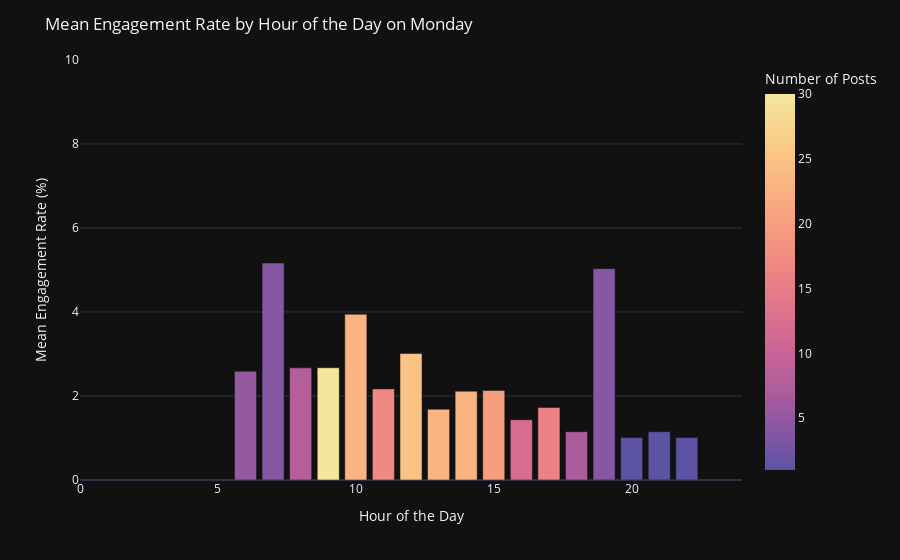
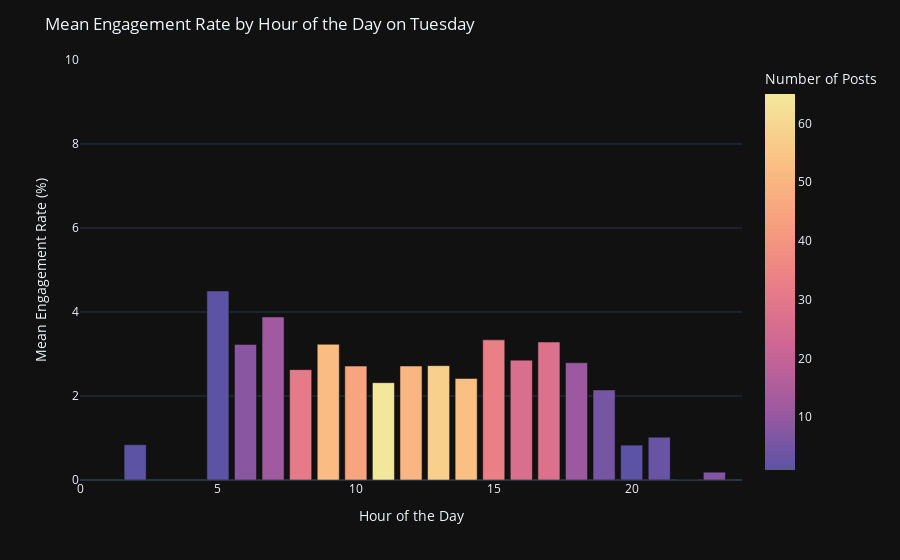
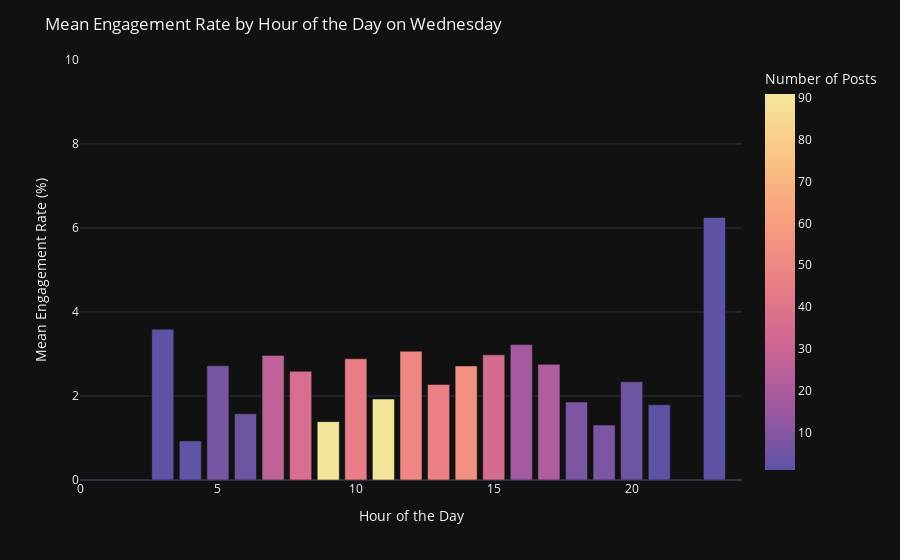

Notebook code cell kept with these figures, in order:
### Code cell
# plot 7 graphs of the mean engagement rate for each hour of the day, one for each day of the week

days = ['Monday', 'Tuesday', 'Wednesday', 'Thursday', 'Friday', 'Saturday', 'Sunday']

for day in days:
    fig = px.bar(hour_day_df[hour_day_df['Day'] == day], x='Hour', y=ENGAGEMENT_RATE, color=NUMBER_OF_POSTS, color_continuous_scale=COLOR)
    fig.update_layout(title='Mean Engagement Rate by Hour of the Day on {0}'.format(day), xaxis_title='Hour of the Day', yaxis_title='Mean Engagement Rate (%)', yaxis_range=[0, 10], xaxis_range=[0,24])
    fig.show()

### Figure 1 — Plotly figure (JSON) as saved in the notebook; plotly's stock layout.template omitted (floating-point values rounded to 4 significant figures)
{"data": [{"alignmentgroup": "True", "hovertemplate": "Hour=%{x}<br>Engagement Rate=%{y}<br>Number of Posts=%{marker.color}<extra></extra>", "legendgroup": "", "marker": {"color": [5, 4, 8, 30, 23, 17, 25, 23, 23, 20, 12, 16, 7, 4, 1, 1, 1], "coloraxis": "coloraxis", "pattern": {"shape": ""}}, "name": "", "offsetgroup": "", "orientation": "v", "showlegend": false, "textposition": "auto", "type": "bar", "x": [6, 7, 8, 9, 10, 11, 12, 13, 14, 15, 16, 17, 18, 19, 20, 21, 22], "xaxis": "x", "y": [2.59, 5.165, 2.67, 2.673, 3.947, 2.169, 3.01, 1.685, 2.114, 2.132, 1.436, 1.728, 1.15, 5.032, 1.01, 1.15, 1.01], "yaxis": "y"}], "layout": {"barmode": "relative", "coloraxis": {"colorbar": {"title": {"text": "Number of Posts"}}, "colorscale": [[0, "rgb(92, 83, 165)"], [0.1667, "rgb(160, 89, 160)"], [0.3333, "rgb(206, 102, 147)"], [0.5, "rgb(235, 127, 134)"], [0.6667, "rgb(248, 160, 126)"], [0.8333, "rgb(250, 196, 132)"], [1, "rgb(243, 231, 155)"]]}, "legend": {"tracegroupgap": 0}, "margin": {"t": 60}, "title": {"text": "Mean Engagement Rate by Hour of the Day on Monday"}, "xaxis": {"anchor": "y", "domain": [0, 1], "range": [0, 24], "title": {"text": "Hour of the Day"}}, "yaxis": {"anchor": "x", "domain": [0, 1], "range": [0, 10], "title": {"text": "Mean Engagement Rate (%)"}}}}

### Figure 2 — Plotly figure (JSON) as saved in the notebook; plotly's stock layout.template omitted (floating-point values rounded to 4 significant figures)
{"data": [{"alignmentgroup": "True", "hovertemplate": "Hour=%{x}<br>Engagement Rate=%{y}<br>Number of Posts=%{marker.color}<extra></extra>", "legendgroup": "", "marker": {"color": [1, 1, 8, 12, 31, 52, 45, 65, 50, 58, 53, 33, 26, 27, 11, 5, 1, 3, 2, 7], "coloraxis": "coloraxis", "pattern": {"shape": ""}}, "name": "", "offsetgroup": "", "orientation": "v", "showlegend": false, "textposition": "auto", "type": "bar", "x": [2, 5, 6, 7, 8, 9, 10, 11, 12, 13, 14, 15, 16, 17, 18, 19, 20, 21, 22, 23], "xaxis": "x", "y": [0.84, 4.5, 3.229, 3.883, 2.628, 3.231, 2.713, 2.318, 2.714, 2.722, 2.418, 3.337, 2.854, 3.286, 2.792, 2.142, 0.83, 1.02, 0, 0.1857], "yaxis": "y"}], "layout": {"barmode": "relative", "coloraxis": {"colorbar": {"title": {"text": "Number of Posts"}}, "colorscale": [[0, "rgb(92, 83, 165)"], [0.1667, "rgb(160, 89, 160)"], [0.3333, "rgb(206, 102, 147)"], [0.5, "rgb(235, 127, 134)"], [0.6667, "rgb(248, 160, 126)"], [0.8333, "rgb(250, 196, 132)"], [1, "rgb(243, 231, 155)"]]}, "legend": {"tracegroupgap": 0}, "margin": {"t": 60}, "title": {"text": "Mean Engagement Rate by Hour of the Day on Tuesday"}, "xaxis": {"anchor": "y", "domain": [0, 1], "range": [0, 24], "title": {"text": "Hour of the Day"}}, "yaxis": {"anchor": "x", "domain": [0, 1], "range": [0, 10], "title": {"text": "Mean Engagement Rate (%)"}}}}

### Figure 3 — Plotly figure (JSON) as saved in the notebook; plotly's stock layout.template omitted (floating-point values rounded to 4 significant figures)
{"data": [{"alignmentgroup": "True", "hovertemplate": "Hour=%{x}<br>Engagement Rate=%{y}<br>Number of Posts=%{marker.color}<extra></extra>", "legendgroup": "", "marker": {"color": [1, 2, 7, 5, 26, 36, 91, 45, 90, 49, 46, 54, 34, 17, 21, 8, 8, 5, 1, 1], "coloraxis": "coloraxis", "pattern": {"shape": ""}}, "name": "", "offsetgroup": "", "orientation": "v", "showlegend": false, "textposition": "auto", "type": "bar", "x": [3, 4, 5, 6, 7, 8, 9, 10, 11, 12, 13, 14, 15, 16, 17, 18, 19, 20, 21, 23], "xaxis": "x", "y": [3.59, 0.93, 2.72, 1.578, 2.965, 2.588, 1.39, 2.886, 1.927, 3.066, 2.272, 2.715, 2.979, 3.224, 2.754, 1.856, 1.308, 2.34, 1.79, 6.25], "yaxis": "y"}], "layout": {"barmode": "relative", "coloraxis": {"colorbar": {"title": {"text": "Number of Posts"}}, "colorscale": [[0, "rgb(92, 83, 165)"], [0.1667, "rgb(160, 89, 160)"], [0.3333, "rgb(206, 102, 147)"], [0.5, "rgb(235, 127, 134)"], [0.6667, "rgb(248, 160, 126)"], [0.8333, "rgb(250, 196, 132)"], [1, "rgb(243, 231, 155)"]]}, "legend": {"tracegroupgap": 0}, "margin": {"t": 60}, "title": {"text": "Mean Engagement Rate by Hour of the Day on Wednesday"}, "xaxis": {"anchor": "y", "domain": [0, 1], "range": [0, 24], "title": {"text": "Hour of the Day"}}, "yaxis": {"anchor": "x", "domain": [0, 1], "range": [0, 10], "title": {"text": "Mean Engagement Rate (%)"}}}}
